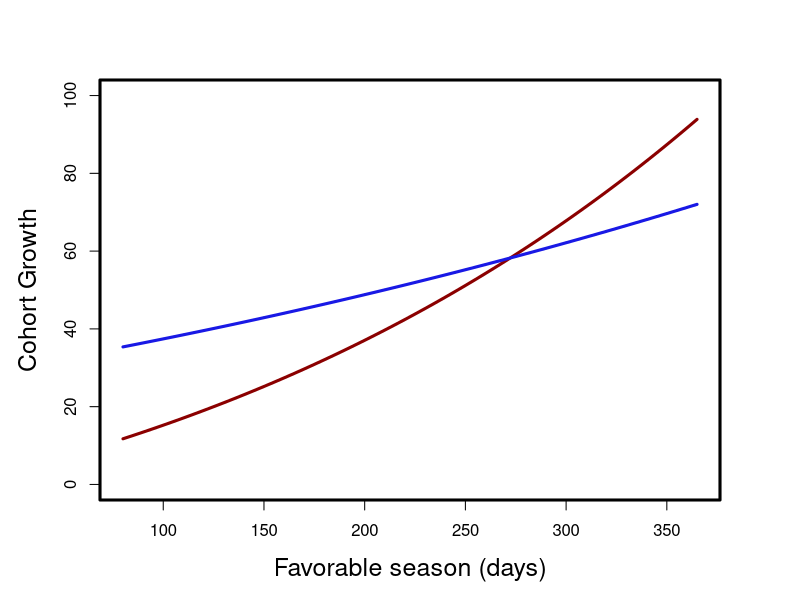
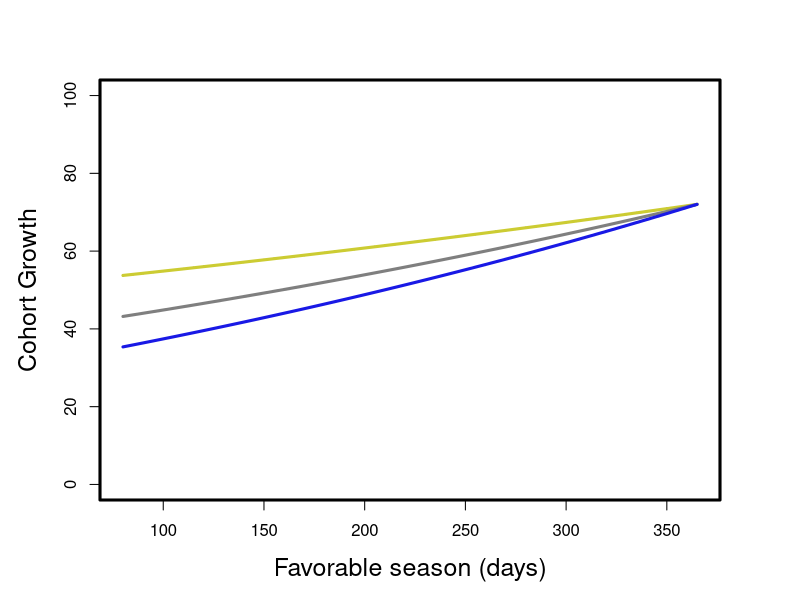
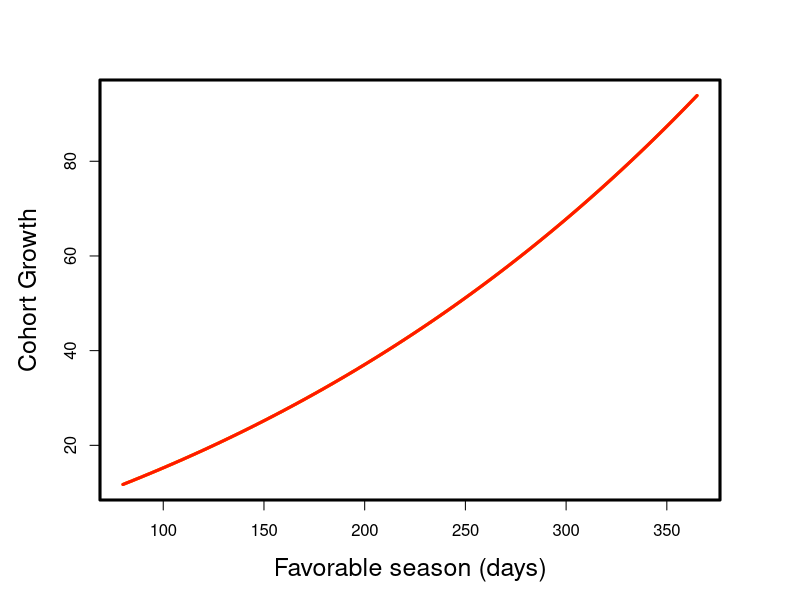
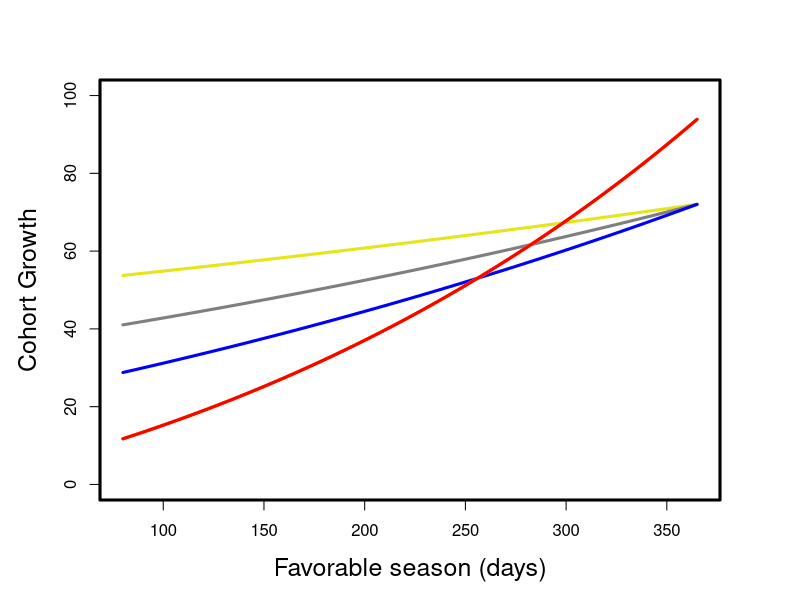
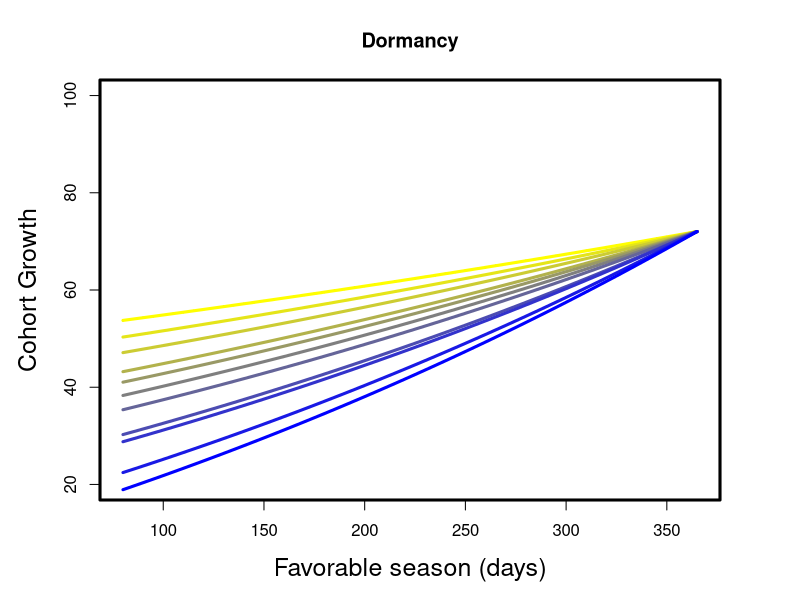
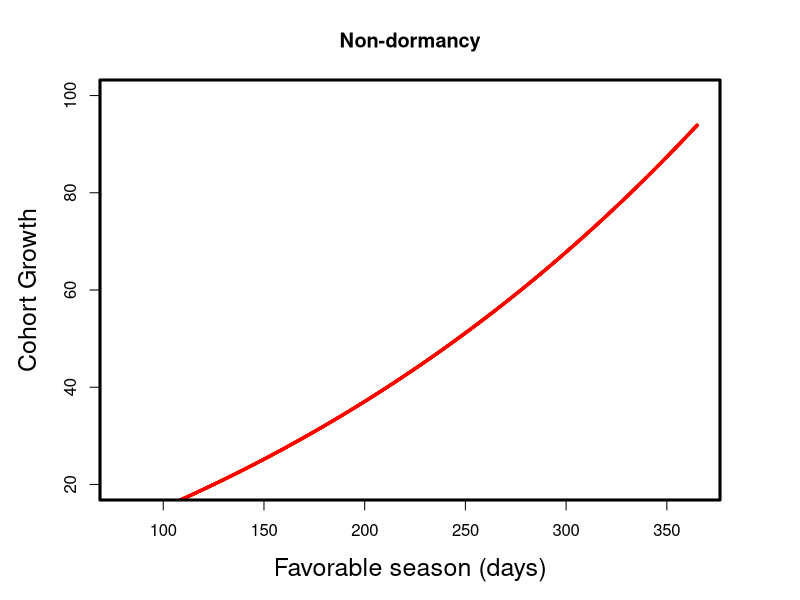
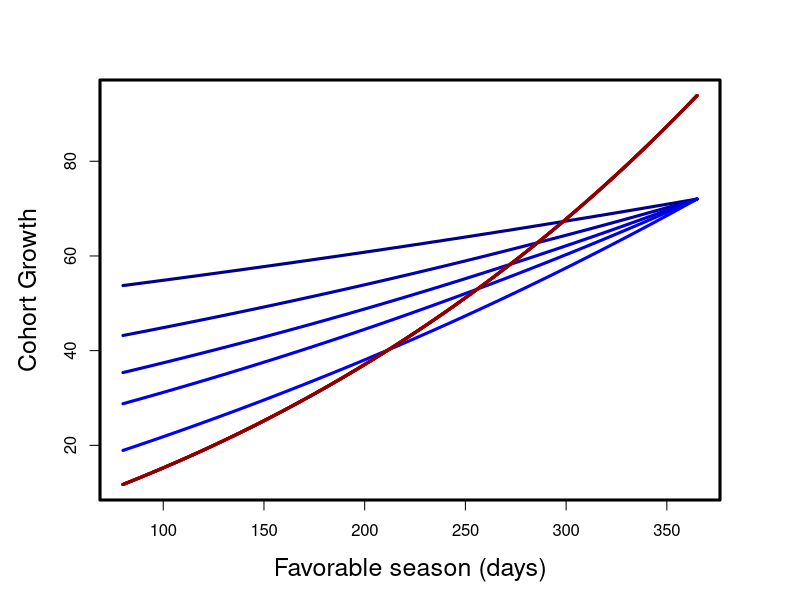
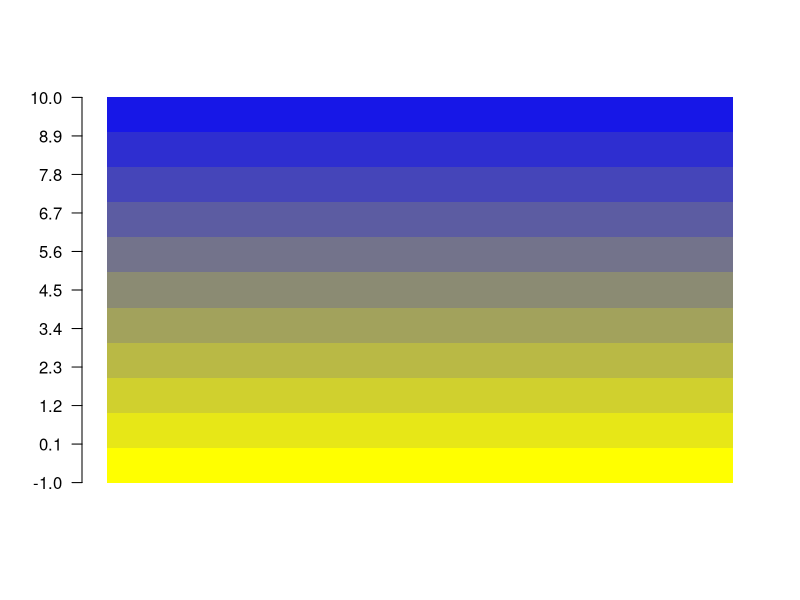

Write R code to recreate these figures, in order. (Note: this script raises an error after producing the figures.)
##### Jeannine Cavender-Bares, University of Minnesota, cavender@umn.edu
##### Nov. 9, 2012 - Jan. 17, 2015
##### An ecological model comparing the performance of dormancy states in perennial plants


rm(list=ls())
# quartz(width=11, height =7 )
# op <- par(mfcol = c(2, 3))
# par(mar=c(5, 5, 4, 4))

seed.mass     <-     c(0.01,0.1, 0.2, 0.35, 0.45, 0.6, 0.8, 1.3, 1.5, 3,5) # seed mass values
L             <-     seq(80, 365, 5) #growing season lengths from 80 to 365 days

w             =      0.5   # seedling mortality #w = 0.9
Lmax          =      365   # length of year
tau           =      100   # days to germination ; change from 0 to 100
p             =      0.5   # probability of germination or germination fraction
Y             =      100   # repoductive output; total mass of seeds of population cohort
r             =      0.001 # growth rate
s             =      1     # seed mortality constant


i             <-     1
SM            <-     seed.mass
n             <-     Y/SM[i]
n             <-     as.numeric(n)

##############################################
#Function to calculate growth over two seasons
##############################################

y2<-function(L, params, SM) 
{
	D           <-     params$D      #Dormancy D=1 ; (D=0 for nondormancy)
	s           <-     params$s      #seed mortality constant
	G           <-     params$G      #Growth under non-dormancy model; G=0 for dormancy; G=1 for non-dormancy 
	Y           <-     params$Y      #cohort yield
	p           <-     params$p      #probability of seed germination
	r           <-     params$r      #intrinsic growth rate of seedlings
	Lmax        <-     params$Lmax   #maximum length of growing season - 365 days
	w           <-     params$w      #mortality parameter for seedlings
	n           <-     params$n      #number of seeds
	tau         <-     params$tau    #time it takes from start of growing season for seeds to mature

	Gf          <-     G*Y*p*exp(r*(L-tau))      # for non-dormancy G=1
	Mg          <-     Gf/(n*p)                  # Mass of plant following germination
	LL          <-     (Lmax-L)/Lmax             # fraction of the year that is favorable
	M           <-     1-(w-(1/(1+exp(Mg))))	   # M<-(1/Mg)^w
	Yfu         <-     Gf*(1-(M*(LL)))           # growth during favorable and unfavorable season; this is only calculated for non-dormancy, otherwise 0
	R           <-     s-(1/(s+exp(log(SM[i])))) # Risk of seed predation - daily mortality rate of seeds 
	S           <-     D*Y*(1-(R*LL))            # Cohort biomass at the beginning of the second growing season; this is calculated for dormancy model
	y2          <-     (Yfu+S)*D*p*exp(r*L)+((Yfu*G)*exp(r*L)) #Cohort biomass at the end of the second year of growth; with dormancy, Yfu + S is just S, since Yfu goes to 0
	
	return(y2)
}

#####################################
####Calculate growth for NON-DORMANCY
#####################################

params        <-     list("s"=s, "Lmax"=Lmax, "tau"=tau, "p"=p, "Y"=Y,"r"=r, "D"=0, "G"=1,  "n"=n, "w"=w)

Y2            <-     y2(L, params,SM[1]) #non-dormancy

Y2            #print growth values for different lengths of the growing season


#####################################
####Calculate growth for DORMANCY
#####################################

# D              =      1 #Dormancy (0 for non-dormancy)
# G              =      0 #Dormancy (1 for non-dormancy)

params1        <-     list("w"=w, "s"=s, "Lmax"=Lmax, "tau"=tau, "p"=p, "Y"=Y,"r"=r, "D"=1, "G"=0, "n"=n )

Y2D            <-     y2(L, params1,SM[1]) #non-dormancy

Y2D                   #print growth values for different lengths of the growing season



#####################################
dev.new(width=5, height=5)
par(mar=c(5, 5, 4, 4))


plot(L, y2(L, params1,SM[i+6]), xlab="Favorable season (days)", ylab="Cohort Growth", cex=.1, cex.lab = 1.5, ylim=c(0,100))
lines(L, y2(L, params,SM[i]), type = "l", lty="solid", lwd =3, col="darkred")
lines(L, y2(L, params1,SM[i+6]), type = "l", lty="solid", lwd =3, col=colorRampPalette(c("yellow", "blue"))( 11 )[10] )
box(which = "plot", lty = "solid", col="black", lwd=3)


plot(L, y2(L, params1,SM[i]), xlab="Favorable season (days)", ylab="Cohort Growth", cex=.1, cex.lab = 1.5, ylim=c(0,100))
#lines(L, y2(L, params,SM[i]), type = "l", lty="solid", lwd =3, col="darkred")
lines(L, y2(L, params1,SM[i]), type = "l", lty="solid", lwd =3, col=colorRampPalette(c("yellow", "blue"))( 11 )[3] )
lines(L, y2(L, params1,SM[i+3]), type = "l", lty="solid", lwd =3, col=colorRampPalette(c("yellow", "blue"))( 11 )[6] )
lines(L, y2(L, params1,SM[i+6]), type = "l", lty="solid", lwd =3, col=colorRampPalette(c("yellow", "blue"))( 11 )[10] )
box(which = "plot", lty = "solid", col="black", lwd=3)

#Figure.1B
#dev.new(width=5, height=5)
#par(mar=c(5, 5, 4, 4))
plot(L, y2(L, params,SM[1]), xlab="Favorable season (days)", ylab="Cohort Growth", cex=.1, cex.lab = 1.5)
lines(L, y2(L, params,SM[1]), type = "l", lty="solid", lwd =3, col=colorRampPalette(c("yellow", "red"))( 11 )[2] )
lines(L, y2(L, params,SM[4]), type = "l", lty="solid", lwd =3, col=colorRampPalette(c("yellow", "red"))( 11 )[6] )
lines(L, y2(L, params,SM[7]), type = "l", lty="solid", lwd =3, col=colorRampPalette(c("yellow", "red"))( 11 )[10] )
box(which = "plot", lty = "solid", col="black", lwd=3)

#Figure.1C
#dev.new(width=5, height=5)
#par(mar=c(5, 5, 4, 4))
plot(L, y2(L, params,SM[i]), xlab="Favorable season (days)", ylab="Cohort Growth", cex=.1, cex.lab = 1.5, ylim=c(0,100))
lines(L, y2(L, params1,SM[i]), type = "l", lty="solid", lwd =3, col=colorRampPalette(c("yellow", "blue"))( 11 )[2] )
lines(L, y2(L, params1,SM[5]), type = "l", lty="solid", lwd =3, col=colorRampPalette(c("yellow", "blue"))( 11 )[6] )
lines(L, y2(L, params1,SM[i+8]), type = "l", lty="solid", lwd =3, col=colorRampPalette(c("yellow", "blue"))( 11 )[11] )
lines(L, y2(L, params,SM[1]), type = "l", lty="solid", lwd =3, col=colorRampPalette(c("yellow", "red"))( 11 )[2] )
lines(L, y2(L, params,SM[5]), type = "l", lty="solid", lwd =3, col=colorRampPalette(c("yellow", "red"))( 11 )[6] )
lines(L, y2(L, params,SM[9]), type = "l", lty="solid", lwd =3, col=colorRampPalette(c("yellow", "red"))( 11 )[11] )
box(which = "plot", lty = "solid", col="black", lwd=3)


#Dormancy
dev.new(width=5, height=5)
par(mar=c(5, 5, 4, 4))
plot(L, y2(L, params1,SM[i]), xlab="Favorable season (days)", ylab="Cohort Growth", cex=.1, cex.lab = 1.5, ylim=c(20,100), main="Dormancy")
lines(L, y2(L, params1,SM[i]), type = "l", lty="solid", lwd =3, col=colorRampPalette(c("yellow", "blue"))( 11 )[1] )
lines(L, y2(L, params1,SM[i+1]), type = "l", lty="solid", lwd =3, col=colorRampPalette(c("yellow", "blue"))( 11 )[2] )
lines(L, y2(L, params1,SM[i+2]), type = "l", lty="solid", lwd =3, col=colorRampPalette(c("yellow", "blue"))( 11 )[3] )
lines(L, y2(L, params1,SM[i+3]), type = "l", lty="solid", lwd =3, col=colorRampPalette(c("yellow", "blue"))( 11 )[4] )
lines(L, y2(L, params1,SM[i+4]), type = "l", lty="solid", lwd =3, col=colorRampPalette(c("yellow", "blue"))( 11 )[5] )
lines(L, y2(L, params1,SM[i+5]), type = "l", lty="solid", lwd =3, col=colorRampPalette(c("yellow", "blue"))( 11 )[6] )
lines(L, y2(L, params1,SM[i+6]), type = "l", lty="solid", lwd =3, col=colorRampPalette(c("yellow", "blue"))( 11 )[7] )
lines(L, y2(L, params1,SM[i+7]), type = "l", lty="solid", lwd =3, col=colorRampPalette(c("yellow", "blue"))( 11 )[8] )
lines(L, y2(L, params1,SM[i+8]), type = "l", lty="solid", lwd =3, col=colorRampPalette(c("yellow", "blue"))( 11 )[9] )
lines(L, y2(L, params1,SM[i+9]), type = "l", lty="solid", lwd =3, col=colorRampPalette(c("yellow", "blue"))( 11 )[10] )
lines(L, y2(L, params1,SM[i+10]), type = "l", lty="solid", lwd =3, col=colorRampPalette(c("yellow", "blue"))( 11 )[11] )

#lines(L, y2(L, params,SM[i]), type = "l", lty="solid", lwd =3, col="darkred")
box(which = "plot", lty = "solid", col="black", lwd=3)

#Figure: Appendix - Non-dormancy
dev.new(width=5, height=5)
par(mar=c(5, 5, 4, 4))
plot(L, y2(L, params,SM[i]), xlab="Favorable season (days)", ylab="Cohort Growth", cex=.1, cex.lab = 1.5, ylim=c(20,100), main="Non-dormancy")
lines(L, y2(L, params,SM[i]), type = "l", lty="solid", lwd =3, col=colorRampPalette(c("yellow", "darkred"))( 11 )[2] )
lines(L, y2(L, params,SM[i+1]), type = "l", lty="solid", lwd =3, col=colorRampPalette(c("yellow", "red"))( 11 )[3] )
lines(L, y2(L, params,SM[i+2]), type = "l", lty="solid", lwd =3, col=colorRampPalette(c("yellow", "red"))( 11 )[4] )
lines(L, y2(L, params,SM[i+3]), type = "l", lty="solid", lwd =3, col=colorRampPalette(c("yellow", "red"))( 11 )[5] )
lines(L, y2(L, params,SM[i+4]), type = "l", lty="solid", lwd =3, col=colorRampPalette(c("yellow", "red"))( 11 )[6] )
lines(L, y2(L, params,SM[i+5]), type = "l", lty="solid", lwd =3, col=colorRampPalette(c("yellow", "red"))( 11 )[7] )
lines(L, y2(L, params,SM[i+6]), type = "l", lty="solid", lwd =3, col=colorRampPalette(c("yellow", "red"))( 11 )[8] )
lines(L, y2(L, params,SM[i+7]), type = "l", lty="solid", lwd =3, col=colorRampPalette(c("yellow", "red"))( 11 )[9] )
lines(L, y2(L, params,SM[i+8]), type = "l", lty="solid", lwd =3, col=colorRampPalette(c("yellow", "red"))( 11 )[10] )
lines(L, y2(L, params,SM[i+9]), type = "l", lty="solid", lwd =3, col=colorRampPalette(c("yellow", "red"))( 11 )[11] )
lines(L, y2(L, params,SM[i+10]), type = "l", lty="solid", lwd =3, col=colorRampPalette(c("yellow", "red"))( 11 )[11] )

box(which = "plot", lty = "solid", col="black", lwd=3)


#Figure: 1B
dev.new(width=5, height=5)
par(mar=c(5, 5, 4, 4))
plot(L, Y2, xlab="Favorable season (days)", ylab="Cohort Growth", cex=.1, cex.lab = 1.5)
lines(L, y2(L, params1,SM[i]), type = "l", lty="solid", lwd =3, col=colorRampPalette(c("darkblue", "blue"))( 11 )[1] )
# lines(L, y2(L, params1,SM[i+1]), type = "l", lty="solid", lwd =3, col=colorRampPalette(c("darkblue", "blue"))( 11 )[2] )
# lines(L, y2(L, params1,SM[i+2]), type = "l", lty="solid", lwd =3, col=colorRampPalette(c("darkblue", "blue"))( 11 )[3] )
lines(L, y2(L, params1,SM[i+3]), type = "l", lty="solid", lwd =3, col=colorRampPalette(c("darkblue", "blue"))( 11 )[4] )
# lines(L, y2(L, params1,SM[i+4]), type = "l", lty="solid", lwd =3, col=colorRampPalette(c("darkblue", "blue"))( 11 )[5] )
# lines(L, y2(L, params1,SM[i+5]), type = "l", lty="solid", lwd =3, col=colorRampPalette(c("darkblue", "blue"))( 11 )[6] )
lines(L, y2(L, params1,SM[i+6]), type = "l", lty="solid", lwd =3, col=colorRampPalette(c("darkblue", "blue"))( 11 )[7] )
# lines(L, y2(L, params1,SM[i+7]), type = "l", lty="solid", lwd =3, col=colorRampPalette(c("darkblue", "blue"))( 11 )[8] )
lines(L, y2(L, params1,SM[i+8]), type = "l", lty="solid", lwd =3, col=colorRampPalette(c("darkblue", "blue"))( 11 )[9] )
# lines(L, y2(L, params1,SM[i+9]), type = "l", lty="solid", lwd =3, col=colorRampPalette(c("darkblue", "blue"))( 11 )[10] )
lines(L, y2(L, params1,SM[i+10]), type = "l", lty="solid", lwd =3, col=colorRampPalette(c("darkblue", "blue"))( 11 )[11] )
#1,4,7,9,11

lines(L, y2(L, params,SM[i]), type = "l", lty="solid", lwd =3, col=colorRampPalette(c("red", "darkred"))( 11 )[1] )
# lines(L, y2(L, params,SM[i+1]), type = "l", lty="solid", lwd =3, col=colorRampPalette(c("red", "darkred"))( 11 )[2] )
# lines(L, y2(L, params,SM[i+2]), type = "l", lty="solid", lwd =3, col=colorRampPalette(c("red", "red"))( 11 )[3] )
lines(L, y2(L, params,SM[i+3]), type = "l", lty="solid", lwd =3, col=colorRampPalette(c("red", "darkred"))( 11 )[4] )
# lines(L, y2(L, params,SM[i+4]), type = "l", lty="solid", lwd =3, col=colorRampPalette(c("red", "darkred"))( 11 )[5] )
# lines(L, y2(L, params,SM[i+5]), type = "l", lty="solid", lwd =3, col=colorRampPalette(c("red", "darkred"))( 11 )[6] )
lines(L, y2(L, params,SM[i+6]), type = "l", lty="solid", lwd =3, col=colorRampPalette(c("red", "darkred"))( 11 )[7] )
# lines(L, y2(L, params,SM[i+7]), type = "l", lty="solid", lwd =3, col=colorRampPalette(c("red", "darkred"))( 11 )[8] )
lines(L, y2(L, params,SM[i+8]), type = "l", lty="solid", lwd =3, col=colorRampPalette(c("red", "darkred"))( 11 )[9] )
# lines(L, y2(L, params,SM[i+9]), type = "l", lty="solid", lwd =3, col=colorRampPalette(c("red", "darkred"))( 11 )[10] )
lines(L, y2(L, params,SM[i+10]), type = "l", lty="solid", lwd =3, col=colorRampPalette(c("red", "darkred"))( 11 )[11] )
#1,4,7,9,11
box(which = "plot", lty = "solid", col="black", lwd=3)


# Function to plot color bar
color.bar <- function(lut, min=0.01, max=10, nticks=11, ticks=seq(min, max, len=nticks), title='') {
    scale = (length(lut)-1)/(max-min)

    dev.new(width=1.75, height=5)
    plot(c(0,10), c(min,max), type='n', bty='n', xaxt='n', xlab='', yaxt='n', ylab='', main=title)
    axis(2, ticks, las=1)
    for (i in 1:(length(lut)-1)) {
     y = (i-1)/scale + min
     rect(0,y,10,y+1/scale, col=lut[i], border=NA)
    }
}
color.bar(colorRampPalette(c("yellow", "blue"))( 12 ), -1)
color.bar(colorRampPalette(c("yellow", "red"))( 12 ), -1)

#Plot mortality vs plant mass
PS<-seq(0, 10, .01)
M<-function(w, Mg) #L is lenght of the favorable season
{
	M<-1-(w-(1/(1+exp(Mg))))
	return(M)
}

op <- par(mfcol = c(2, 3))
par(mar=c(5, 5, 4, 4))

dev.new(width=5, height=5)
par(mar=c(5, 5, 4, 4))
plot(PS, M(0.1,PS), xlab="Plant size (g)", ylab="Mortality rate (g g-1 day-1)", cex=.1, cex.lab = 1.5, xlim=c(0,7),ylim=c(0,2))
lines(PS, M(0.1,PS), type = "l", lty="solid", lwd =3, col=colorRampPalette(c("red", "blue"))( 11 )[1] )
lines(PS, M(0.2,PS), type = "l", lty="solid", lwd =3, col=colorRampPalette(c("red", "blue"))( 11 )[2] )
lines(PS, M(0.3,PS), type = "l", lty="solid", lwd =3, col=colorRampPalette(c("red", "blue"))( 11 )[3] )
lines(PS, M(0.4,PS), type = "l", lty="solid", lwd =3, col=colorRampPalette(c("red", "blue"))( 11 )[4] )
lines(PS, M(0.5,PS), type = "l", lty="solid", lwd =3, col=colorRampPalette(c("red", "blue"))( 11 )[5] )
lines(PS, M(0.6,PS), type = "l", lty="solid", lwd =3, col=colorRampPalette(c("red", "blue"))( 11 )[6] )
lines(PS, M(0.7,PS), type = "l", lty="solid", lwd =3, col=colorRampPalette(c("red", "blue"))( 11 )[7] )
lines(PS, M(0.8,PS), type = "l", lty="solid", lwd =3, col=colorRampPalette(c("red", "blue"))( 11 )[8] )
lines(PS, M(0.9,PS), type = "l", lty="solid", lwd =3, col=colorRampPalette(c("red", "blue"))( 11 )[9] )
lines(PS, M(1,PS), type = "l", lty="solid", lwd =3, col=colorRampPalette(c("red", "blue"))( 11 )[10] )
box(which = "plot", lty = "solid", col="black", lwd=3)
color.bar(colorRampPalette(c("red", "blue"))(10), 1)


#Plant mass as a function of L for different seed sizes


params <- list("s"=s, "Lmax"=Lmax, "tau"=tau, "p"=p,"g"=g, "b"=b, "Y"=Y,"r"=r, "D"=0, "G"=1, "w"=w)


Mg<-function(L, params, SM) #L is length of the favorable season
{
	
	n         <-    Y/SM
	D         <-    params$D
	s         <-    params$s
	G         <-    params$G
	Y         <-    params$Y
	p         <-    params$p
	r         <-    params$r
	Lmax      <-    params$Lmax
	w         <-    params$w
	tau       <-    params$tau
	Gf        <-    G*Y*p*exp(r*(L-tau)) # for non-dormancy G=1
	Mg        <-    Gf/(n*p) #plant mass
	
	return(Mg)
}

plot(L, Mg(L,params,0.01), xlab="Length of favorable season", ylab="Plant size (g)", cex=.1, cex.lab = 1.5, ylim=c(0,5), main="r=0.005")

lines(L, Mg(L,params,0.01), type = "l", lty="solid", lwd =3, col=colorRampPalette(c("yellow", "blue"))( 11 )[1] )
lines(L, Mg(L,params,0.1), type = "l", lty="solid", lwd =3, col=colorRampPalette(c("yellow", "blue"))( 11 )[2] )
lines(L, Mg(L,params,0.2), type = "l", lty="solid", lwd =3, col=colorRampPalette(c("yellow", "blue"))( 11 )[3] )
lines(L, Mg(L,params,0.3), type = "l", lty="solid", lwd =3, col=colorRampPalette(c("yellow", "blue"))( 11 )[4] )
lines(L, Mg(L,params,0.45), type = "l", lty="solid", lwd =3, col=colorRampPalette(c("yellow", "blue"))( 11 )[5] )
lines(L, Mg(L,params,0.6), type = "l", lty="solid", lwd =3, col=colorRampPalette(c("yellow", "blue"))( 11 )[6] )
lines(L, Mg(L,params,0.8), type = "l", lty="solid", lwd =3, col=colorRampPalette(c("yellow", "blue"))( 11 )[7] )
lines(L, Mg(L,params,1), type = "l", lty="solid", lwd =3, col=colorRampPalette(c("yellow", "blue"))( 11 )[8] )
lines(L, Mg(L,params,1.5), type = "l", lty="solid", lwd =3, col=colorRampPalette(c("yellow", "blue"))( 11 )[9] )
lines(L, Mg(L,params,3), type = "l", lty="solid", lwd =3, col=colorRampPalette(c("yellow", "blue"))( 11 )[10] )

box(which = "plot", lty = "solid", col="black", lwd=3)

#Risk of seed mortality as a function of seed size

params <- list("Lmax"=Lmax, "tp"=tp, "p"=p, "Y"=Y,"r"=r,  "w"=w)

SM<-seq(0,5,0.01)
R<-function(L, params, SM) #L is length of the favorable season
{

	D<-1
	s<-1
	G<-0
	Y<-params$Y
	Lmax<-params$Lmax
	R<- s-(1/(s+exp(log(SM))))
	LL<-(Lmax-L)/Lmax #fraction of the year that is favorable
	S<-D*Y*(1-(R*LL)) #this is calculated for dormancy
	return(R)
}
dev.new(width=5, height=5)
par(mar=c(5, 5, 4, 4))
plot(SM, R(L,params,SM), xlab="Seed size (g)", ylab="Risk", cex=.1, cex.lab = 1.5, ylim=c(0,1))
lines(SM, R(L,params,SM), type = "l", lty="solid", lwd =3, col=colorRampPalette(c("yellow", "blue"))( 11 )[11] )
box(which = "plot", lty = "solid", col="black", lwd=3)

params <- list("Lmax"=Lmax, "tp"=tp, "p"=p, "Y"=Y,"r"=r,  "m"=m)

#SM<-seq(0,5,0.01)

seed.mass<-c(0.01,0.1, 0.2, 0.3, 0.45, 0.6, 0.8, 1, 1.5, 3)
SM<-seed.mass
survival<-function(L, params, SM) #L is length of the favorable season
{

	D<-1
	s<-1
	Y<-100
	Lmax<-params$Lmax
	R<- s-(1/(s+exp(log(SM))))
	LL<-(Lmax-L)/Lmax #fraction of the year that is favorable
	S<-Y*(1-(R*LL)) #this is calculated for dormancy
	return(S)
}
dev.new(width=5, height=5)
par(mar=c(5, 5, 4, 4))
plot(L, survival(L,params,SM), xlab="Length of the favorable season (days)", ylab="Seed survival", cex=.1, cex.lab = 1.5)
lines(L, survival(L,params,SM), type = "l", lty="solid", lwd =3, col=colorRampPalette(c("yellow", "blue"))( 11 )[11] )
box(which = "plot", lty = "solid", col="black", lwd=3)

#Persistence of seeds in the soil as a function of length of the favorable season
i=1
SM<-seed.mass
m=0.9
Lmax= 365 # length of year
tp=100 #days to germination ; change from 0 to 100
p= 0.5 #probability of germination or germination fraction
Y=100 #repoductive output
r=0.001 #growth rate
s=1
n<-Y/SM[i]
n=as.numeric(n)

D=1 #Dormancy (1 for dormancy)
G=abs(1-D) #Dormancy (1 for non-dormancy)
params1 <- list("m"=m, "s"=s, "Lmax"=Lmax, "tp"=tp, "p"=p, "Y"=Y,"r"=r, "D"=D, "G"=G, "n"=n )

S<-function(L, params, SM) #L is length of the favorable season
{
	D<-params$D
	s<-params$s
	G<-params$G
	Y<-params$Y
	p<-params$p
	r<-params$r
	Lmax<-params$Lmax
	m<-params$m
	n<-params$n
	LL<-(Lmax-L)/Lmax #fraction of the year that is favorable
	R<- s-(1/(s+exp(log(SM))))
	S<-D*Y*(1-(R*LL)) #this is calculated for dormancy
	return(S)
}

survival<- S(L, params1,SM[i]) #non-dormancy
dev.new(width=5, height=5)
par(mar=c(5, 5, 4, 4))
plot(L, S(L,params1,0.01), xlab="Length of favorable season", ylab="Seed persistence in the soil (g)", cex=.1, cex.lab = 1.5, ylim=c(0,100))
lines(L, S(L,params1,0.01), type = "l", lty="solid", lwd =3, col=colorRampPalette(c("yellow", "blue"))( 11 )[1] )
lines(L, S(L,params1,0.1), type = "l", lty="solid", lwd =3, col=colorRampPalette(c("yellow", "blue"))( 11 )[2] )
lines(L, S(L,params1,0.2), type = "l", lty="solid", lwd =3, col=colorRampPalette(c("yellow", "blue"))( 11 )[3] )
lines(L, S(L,params1,0.3), type = "l", lty="solid", lwd =3, col=colorRampPalette(c("yellow", "blue"))( 11 )[4] )
lines(L, S(L,params1,0.45), type = "l", lty="solid", lwd =3, col=colorRampPalette(c("yellow", "blue"))( 11 )[5] )
lines(L, S(L,params1,0.6), type = "l", lty="solid", lwd =3, col=colorRampPalette(c("yellow", "blue"))( 11 )[6] )
lines(L, S(L,params1,0.8), type = "l", lty="solid", lwd =3, col=colorRampPalette(c("yellow", "blue"))( 11 )[7] )
lines(L, S(L,params1,1), type = "l", lty="solid", lwd =3, col=colorRampPalette(c("yellow", "blue"))( 11 )[8] )
lines(L, S(L,params1,1.2), type = "l", lty="solid", lwd =3, col=colorRampPalette(c("yellow", "blue"))( 11 )[9] )
lines(L, S(L,params1,1.5), type = "l", lty="solid", lwd =3, col=colorRampPalette(c("yellow", "blue"))( 11 )[9] )
lines(L, S(L,params1,2), type = "l", lty="solid", lwd =3, col=colorRampPalette(c("yellow", "blue"))( 11 )[9] )
lines(L, S(L,params1,3), type = "l", lty="solid", lwd =3, col=colorRampPalette(c("yellow", "blue"))( 11 )[10] )
lines(L, S(L,params1,5), type = "l", lty="solid", lwd =3, col=colorRampPalette(c("yellow", "blue"))( 11 )[11] )
lines(L, S(L,params1,10), type = "l", lty="solid", lwd =3, col=colorRampPalette(c("yellow", "blue"))( 11 )[11] )
box(which = "plot", lty = "solid", col="black", lwd=3)

dev.new(width=5, height=5)
par(mar=c(5, 5, 4, 4))
plot(L, S(L,params1,0.01)/Y, xlab="Length of favorable season", ylab="Seed survival fraction", cex=.1, cex.lab = 1.5, ylim=c(0,1))
lines(L, S(L,params1,0.01)/Y, type = "l", lty="solid", lwd =3, col=colorRampPalette(c("yellow", "blue"))( 11 )[1] )
lines(L, S(L,params1,0.1)/Y, type = "l", lty="solid", lwd =3, col=colorRampPalette(c("yellow", "blue"))( 11 )[2] )
lines(L, S(L,params1,0.2)/Y, type = "l", lty="solid", lwd =3, col=colorRampPalette(c("yellow", "blue"))( 11 )[3] )
lines(L, S(L,params1,0.3)/Y, type = "l", lty="solid", lwd =3, col=colorRampPalette(c("yellow", "blue"))( 11 )[4] )
lines(L, S(L,params1,0.45)/Y, type = "l", lty="solid", lwd =3, col=colorRampPalette(c("yellow", "blue"))( 11 )[5] )
lines(L, S(L,params1,0.6)/Y, type = "l", lty="solid", lwd =3, col=colorRampPalette(c("yellow", "blue"))( 11 )[6] )
lines(L, S(L,params1,0.8)/Y, type = "l", lty="solid", lwd =3, col=colorRampPalette(c("yellow", "blue"))( 11 )[7] )
lines(L, S(L,params1,1)/Y, type = "l", lty="solid", lwd =3, col=colorRampPalette(c("yellow", "blue"))( 11 )[8] )
lines(L, S(L,params1,1.2)/Y, type = "l", lty="solid", lwd =3, col=colorRampPalette(c("yellow", "blue"))( 11 )[9] )
lines(L, S(L,params1,1.5)/Y, type = "l", lty="solid", lwd =3, col=colorRampPalette(c("yellow", "blue"))( 11 )[9] )
lines(L, S(L,params1,2)/Y, type = "l", lty="solid", lwd =3, col=colorRampPalette(c("yellow", "blue"))( 11 )[9] )
lines(L, S(L,params1,3)/Y, type = "l", lty="solid", lwd =3, col=colorRampPalette(c("yellow", "blue"))( 11 )[10] )
lines(L, S(L,params1,5)/Y, type = "l", lty="solid", lwd =3, col=colorRampPalette(c("yellow", "blue"))( 11 )[11] )
lines(L, S(L,params1,10)/Y, type = "l", lty="solid", lwd =3, col=colorRampPalette(c("yellow", "blue"))( 11 )[11] )
box(which = "plot", lty = "solid", col="black", lwd=3)


#The optim function allows evaluation of the L values for a given SM value at the point which ND and D are equivalent (or evaluation of the SM values for a given L.)
#spits out optimized value SM, given L

wrapper <- function(L, SM) {
	ND<-L*SM
	D<-L-SM
	E<-ND-D
	return(abs(E))
}

results<-optim(rnorm(1), wrapper, SM=2)

results[[2]]


#######
###### Use numerical methods to find the equilibrium point between the two equations; the optim function is applied to minimize the difference between the dormancy and the non-dormancy equations


seed.mass<-seq(0.01,5, 0.01)
#L<-seq(80, 365, 1)

#m<-c(0.5,0.6,0.7,0.8,0.9)
SM<-seed.mass
m = 0.9
#m=0.5
Lmax= 365 # length of year
tp=80 #days to germination ; change from 0 to 100
p= 0.5 #probability of germination or germination fraction
Y=100 #repoductive output
r=0.001 #growth rate
s=1


evaluate.L<-function(L, SM,m) #L is length of the favorable season
{
	n<-Y/SM #number of seeds is the cohort seed yield/seed mass
	Gf<- Y*p*exp(r*(L-tp)) # for non-dormancy G=1
	PS<-Gf/(n*p) #plant size
	LL<-(Lmax-L)/Lmax #fraction of the year that is favorable
	
	M<-1-(m-(1/(1+exp(PS)))) #mortality of seedlings in in the unfavorable season for the ND case	
	
	Yfu<-Gf*(1-(M*(LL))) #growth during favorable and unfavorable season; this is only calculated for non-dormancy, otherwise 0

	R<- s-(1/(s+exp(log(SM)))) #the risk of predation as a function of seed size
	S<-Y*(1-(R*LL)) #this is calculated for dormancy
	
	D<- S*p*exp(r*L)#with dormancy Yfu + S is just S, since Yfu goes to 0
	ND<- Yfu*exp(r*L) #with dormancy Yfu + S is just S, since Yfu goes to 0
	
	E <- D-ND # take the difference between the two equations for a given SM
	return(abs(E))
}

#Function to numerical find L values where growth of ND and D are equivalent
L<-c()
SM.L<-c()
	for (i in 1:500){
		results<-optim(rnorm(1), evaluate.L, SM=SM[i], m=0.9)
		L[i]<-results[[1]]
	}
	
	L<-data.frame(L)
	SM<-data.frame(SM)
	SM.L<-cbind(SM,L)
#	SM.L<-merge(SM.L,SM.L,by.x=SM, by.y=SM)
#}
lines(SM.L$SM, SM.L$L,type = "l", lty="solid", lwd =3, col=colorRampPalette(c("yellow", "blue"))( 11 )[11] )


##SM<-data.frame(SM)

#SM.L<-cbind(SM,L)

#plot(SM.L$SM, SM.L$L, ylim=c(30,365), xlim=c(0,2))

dev.new(width=5, height=5)
par(mar=c(5, 5, 4, 4))
plot(SM.L$SM, SM.L$L, xlab="Seed mass (g)", ylab="Length of favorable season (d)", cex=.1, cex.lab = 1.5, ylim=c(30,365), xlim=c(0,1.5))
lines(SM.L$SM, SM.L$L,type = "l", lty="solid", lwd =4, col=colorRampPalette(c("yellow", "blue"))( 11 )[11] )
box(which = "plot", lty = "solid", col="black", lwd=3)
